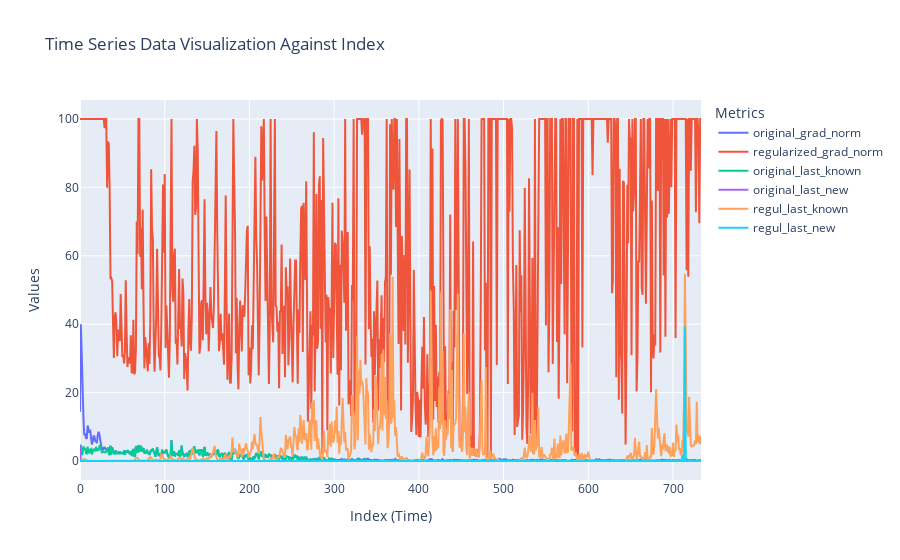

Notebook code cell kept with this figure:
### Code cell
import pandas as pd
import plotly.graph_objs as go
from plotly.subplots import make_subplots

# Load the data
df = pd.read_csv('tau_grads.csv')

# Create a plotly interactive plot
fig = make_subplots(rows=1, cols=1)

# Adding traces for each column against the index
for column in df.columns:
    if column != 'tau':  # Assuming 'tau' is not to be plotted against index but as part of the data
        fig.add_trace(go.Scatter(x=df.index, y=df[column], mode='lines', name=column))

# Update layout for better visualization
fig.update_layout(
    title='Time Series Data Visualization Against Index',
    xaxis_title='Index (Time)',
    yaxis_title='Values',
    legend_title='Metrics',
    hovermode='x unified'
)

# Show plot
fig.show()

### Figure 1 — Plotly figure (JSON) as saved in the notebook; plotly's stock layout.template omitted (floating-point values rounded to 4 significant figures; data arrays with more than 128 entries replaced by an {"elided": "..."} marker saying what was removed)
{"data": [{"mode": "lines", "name": "original_grad_norm", "type": "scatter", "x": {"elided": "734 int values"}, "y": {"elided": "734 float values"}}, {"mode": "lines", "name": "regularized_grad_norm", "type": "scatter", "x": {"elided": "734 int values"}, "y": {"elided": "734 float values"}}, {"mode": "lines", "name": "original_last_known", "type": "scatter", "x": {"elided": "734 int values"}, "y": {"elided": "734 float values"}}, {"mode": "lines", "name": "original_last_new", "type": "scatter", "x": {"elided": "734 int values"}, "y": {"elided": "734 float values"}}, {"mode": "lines", "name": "regul_last_known", "type": "scatter", "x": {"elided": "734 int values"}, "y": {"elided": "734 float values"}}, {"mode": "lines", "name": "regul_last_new", "type": "scatter", "x": {"elided": "734 int values"}, "y": {"elided": "734 float values"}}], "layout": {"hovermode": "x unified", "legend": {"title": {"text": "Metrics"}}, "title": {"text": "Time Series Data Visualization Against Index"}, "xaxis": {"anchor": "y", "domain": [0, 1], "title": {"text": "Index (Time)"}}, "yaxis": {"anchor": "x", "domain": [0, 1], "title": {"text": "Values"}}}}
